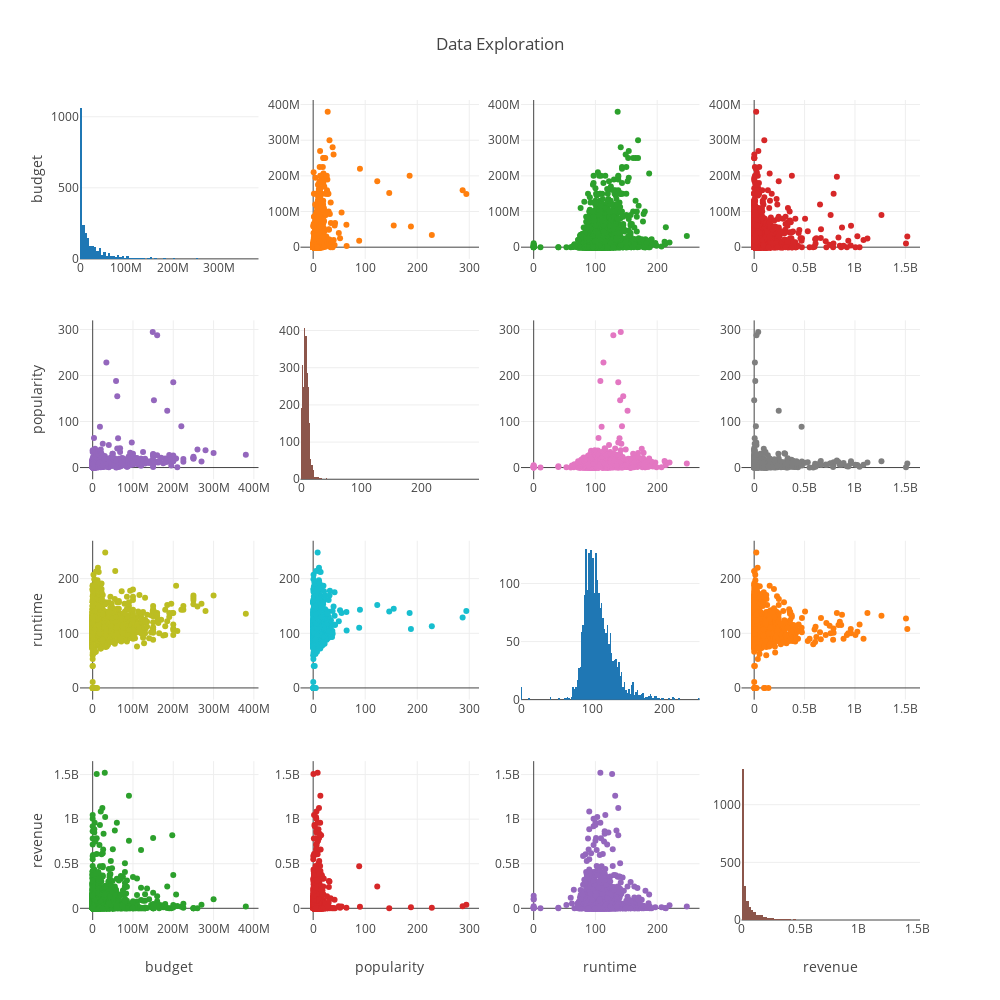

The code cell stored with this chart in its notebook:
### Code cell
#Comparing correlatons between Consumption_per_NIA/log_NIA/Property Type 


figure = ff.create_scatterplotmatrix(
    df[['budget', 'popularity',"runtime","revenue"]],
    height=1000,
    width=1000,
    diag='histogram',
    title="Data Exploration")
iplot(figure)

### Figure 1 — Plotly figure (JSON) as saved in the notebook; plotly's stock layout.template omitted (floating-point values rounded to 4 significant figures; data arrays with more than 128 entries replaced by an {"elided": "..."} marker saying what was removed)
{"data": [{"showlegend": false, "type": "histogram", "uid": "d51fd0fe-4dc1-4977-8a03-8c59105e972c", "x": {"elided": "2887 int values"}, "xaxis": "x", "yaxis": "y"}, {"marker": {"size": 6}, "mode": "markers", "showlegend": false, "type": "scatter", "uid": "139a7f3a-a7a2-40e6-b2fb-9ae84cad37db", "x": {"elided": "2887 float values"}, "xaxis": "x2", "y": {"elided": "2887 int values"}, "yaxis": "y2"}, {"marker": {"size": 6}, "mode": "markers", "showlegend": false, "type": "scatter", "uid": "1be3093f-9422-4acf-868c-ad6e332fd49d", "x": {"elided": "2887 int values"}, "xaxis": "x3", "y": {"elided": "2887 int values"}, "yaxis": "y3"}, {"marker": {"size": 6}, "mode": "markers", "showlegend": false, "type": "scatter", "uid": "fff37f16-207d-4186-8159-b6a53ddda5c8", "x": {"elided": "2887 int values"}, "xaxis": "x4", "y": {"elided": "2887 int values"}, "yaxis": "y4"}, {"marker": {"size": 6}, "mode": "markers", "showlegend": false, "type": "scatter", "uid": "1a7e5ae7-169c-4ee4-8261-6202be7ee013", "x": {"elided": "2887 int values"}, "xaxis": "x5", "y": {"elided": "2887 float values"}, "yaxis": "y5"}, {"showlegend": false, "type": "histogram", "uid": "96f8c4bc-a161-4f4a-9a4e-88a0c099a947", "x": {"elided": "2887 float values"}, "xaxis": "x6", "yaxis": "y6"}, {"marker": {"size": 6}, "mode": "markers", "showlegend": false, "type": "scatter", "uid": "846eb21b-448b-4562-b3cd-ff6b4b396de7", "x": {"elided": "2887 int values"}, "xaxis": "x7", "y": {"elided": "2887 float values"}, "yaxis": "y7"}, {"marker": {"size": 6}, "mode": "markers", "showlegend": false, "type": "scatter", "uid": "37fea214-9288-4e51-9aef-2974cb2180d0", "x": {"elided": "2887 int values"}, "xaxis": "x8", "y": {"elided": "2887 float values"}, "yaxis": "y8"}, {"marker": {"size": 6}, "mode": "markers", "showlegend": false, "type": "scatter", "uid": "62257225-5a1d-404b-8917-0fdc242c7140", "x": {"elided": "2887 int values"}, "xaxis": "x9", "y": {"elided": "2887 int values"}, "yaxis": "y9"}, {"marker": {"size": 6}, "mode": "markers", "showlegend": false, "type": "scatter", "uid": "27130a1b-3f9c-401a-b16b-32ef9dbb1db3", "x": {"elided": "2887 float values"}, "xaxis": "x10", "y": {"elided": "2887 int values"}, "yaxis": "y10"}, {"showlegend": false, "type": "histogram", "uid": "2062fcad-cbc8-45ad-ad0b-e3f98e25d228", "x": {"elided": "2887 int values"}, "xaxis": "x11", "yaxis": "y11"}, {"marker": {"size": 6}, "mode": "markers", "showlegend": false, "type": "scatter", "uid": "2b22d97f-b6a1-48c7-9c18-44c55532b7c8", "x": {"elided": "2887 int values"}, "xaxis": "x12", "y": {"elided": "2887 int values"}, "yaxis": "y12"}, {"marker": {"size": 6}, "mode": "markers", "showlegend": false, "type": "scatter", "uid": "178f58d2-6778-453c-bc55-bf6bb25caad3", "x": {"elided": "2887 int values"}, "xaxis": "x13", "y": {"elided": "2887 int values"}, "yaxis": "y13"}, {"marker": {"size": 6}, "mode": "markers", "showlegend": false, "type": "scatter", "uid": "b64ee159-c16a-45b9-a8b6-402035c2050f", "x": {"elided": "2887 float values"}, "xaxis": "x14", "y": {"elided": "2887 int values"}, "yaxis": "y14"}, {"marker": {"size": 6}, "mode": "markers", "showlegend": false, "type": "scatter", "uid": "6349c32a-e8ec-483b-a26f-d98b4d2590ca", "x": {"elided": "2887 int values"}, "xaxis": "x15", "y": {"elided": "2887 int values"}, "yaxis": "y15"}, {"showlegend": false, "type": "histogram", "uid": "592e8083-fd9f-458e-9905-9337b60ae275", "x": {"elided": "2887 int values"}, "xaxis": "x16", "yaxis": "y16"}], "layout": {"height": 1000, "showlegend": true, "title": {"text": "Data Exploration"}, "width": 1000, "xaxis": {"anchor": "y", "domain": [0, 0.2125]}, "xaxis10": {"anchor": "y10", "domain": [0.2625, 0.475]}, "xaxis11": {"anchor": "y11", "domain": [0.525, 0.7375]}, "xaxis12": {"anchor": "y12", "domain": [0.7875, 1]}, "xaxis13": {"anchor": "y13", "domain": [0, 0.2125], "title": {"text": "budget"}}, "xaxis14": {"anchor": "y14", "domain": [0.2625, 0.475], "title": {"text": "popularity"}}, "xaxis15": {"anchor": "y15", "domain": [0.525, 0.7375], "title": {"text": "runtime"}}, "xaxis16": {"anchor": "y16", "domain": [0.7875, 1], "title": {"text": "revenue"}}, "xaxis2": {"anchor": "y2", "domain": [0.2625, 0.475]}, "xaxis3": {"anchor": "y3", "domain": [0.525, 0.7375]}, "xaxis4": {"anchor": "y4", "domain": [0.7875, 1]}, "xaxis5": {"anchor": "y5", "domain": [0, 0.2125]}, "xaxis6": {"anchor": "y6", "domain": [0.2625, 0.475]}, "xaxis7": {"anchor": "y7", "domain": [0.525, 0.7375]}, "xaxis8": {"anchor": "y8", "domain": [0.7875, 1]}, "xaxis9": {"anchor": "y9", "domain": [0, 0.2125]}, "yaxis": {"anchor": "x", "domain": [0.8063, 1], "title": {"text": "budget"}}, "yaxis10": {"anchor": "x10", "domain": [0.2687, 0.4625]}, "yaxis11": {"anchor": "x11", "domain": [0.2687, 0.4625]}, "yaxis12": {"anchor": "x12", "domain": [0.2687, 0.4625]}, "yaxis13": {"anchor": "x13", "domain": [0, 0.1938], "title": {"text": "revenue"}}, "yaxis14": {"anchor": "x14", "domain": [0, 0.1938]}, "yaxis15": {"anchor": "x15", "domain": [0, 0.1938]}, "yaxis16": {"anchor": "x16", "domain": [0, 0.1938]}, "yaxis2": {"anchor": "x2", "domain": [0.8063, 1]}, "yaxis3": {"anchor": "x3", "domain": [0.8063, 1]}, "yaxis4": {"anchor": "x4", "domain": [0.8063, 1]}, "yaxis5": {"anchor": "x5", "domain": [0.5375, 0.7312], "title": {"text": "popularity"}}, "yaxis6": {"anchor": "x6", "domain": [0.5375, 0.7312]}, "yaxis7": {"anchor": "x7", "domain": [0.5375, 0.7312]}, "yaxis8": {"anchor": "x8", "domain": [0.5375, 0.7312]}, "yaxis9": {"anchor": "x9", "domain": [0.2687, 0.4625], "title": {"text": "runtime"}}}}
